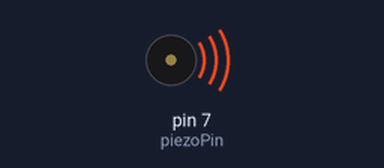
Bench run of a sketch on a simulated Arduino Uno, built with avr-gcc and run on an emulated ATmega328P. Parts: buzzer (waves = sounding). What the sketch prints to the serial monitor is not drawn.

Above: at 1.1 s.
Timing chart, 0 to 4.1 s (numbered marks = the images above):
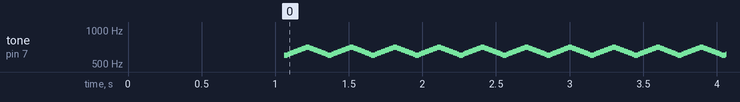

The sketch:

SimpleSiren.ino
```cpp
// Simple Siren by V205.
// Thank you to Arduino.
/*
The circuit is a piezo connectedto digital pin 7 and ground.
________________
|Piezo| Arduino|
| +   | D7     |
| -   | GND    |

*/


// constants won't change. Used here to set a pin number:
const int piezoPin = 7;  // the number of the piezo pin

// Try playing around with these constants.
const int updateInterval = 10; //The interval that the siren's pitch is updated at in milliseconds(there are 1000 milliseconds in a second)
const int pitchHighBoundary = 700;//the siren will go to this pitch then go back again.
const int pitchLowBoundary = 600;// the siren will go to this pitvh then the pitch will go up again.
const int pitchChange = 10;//This is the amount that the pitch changes with everytime the pitch is updated.
void setup() {
  // Set piezo Pin to output.
  pinMode(piezoPin, OUTPUT);
  //Begin Serial comms.
  Serial.begin(9600);
  delay(1000);
  Serial.println("Simple Siren by V205.");
  Serial.print("piezoPin = " );
  Serial.println(piezoPin);
  Serial.print("updateInterval = ");
  Serial.println(updateInterval);
  Serial.print("pitchHighBoundary = ");
  Serial.println(pitchHighBoundary);
  Serial.print("pitchLowBoundary = ");
  Serial.println(pitchLowBoundary);
  Serial.print("pitchChange = ");
  Serial.println(pitchChange);


}

void loop() {
  // put your main code here, to run repeatedly:
  for (int pitch = pitchLowBoundary; pitch <= pitchHighBoundary; pitch+=pitchChange) {
    tone(piezoPin,pitch);
    Serial.print("pitch = ");
    Serial.println(pitch);
    delay(updateInterval);
  }
  for (int pitch = pitchHighBoundary; pitch >= pitchLowBoundary; pitch-=pitchChange) {
    tone(piezoPin,pitch);
    Serial.print("pitch = ");
    Serial.println(pitch);
    delay(updateInterval);
  }


}
```
